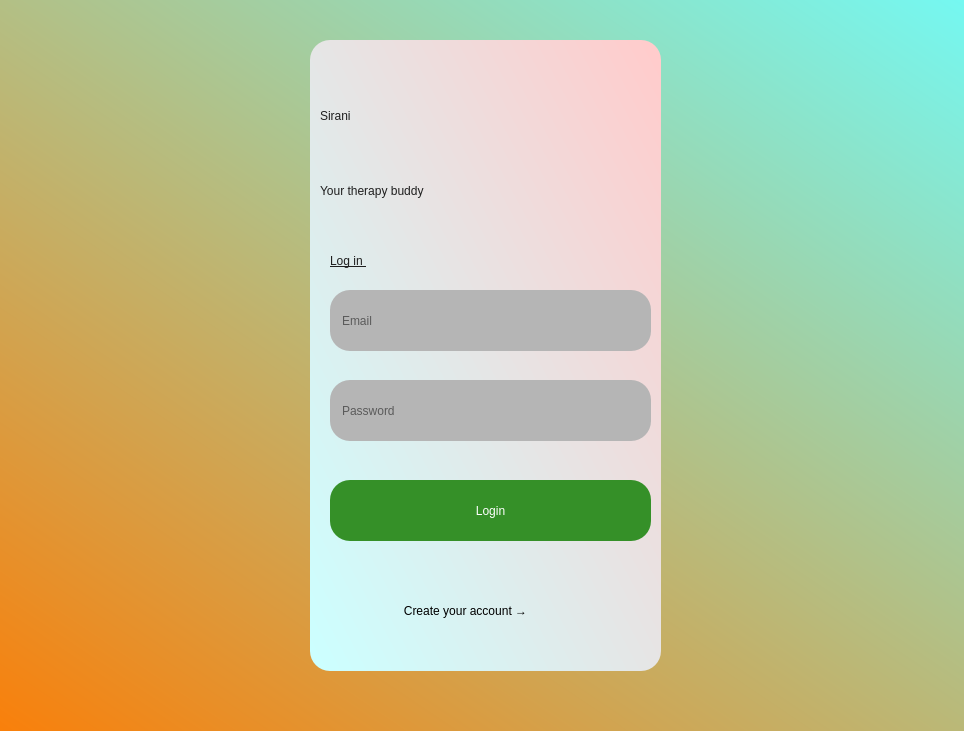
<?xml version="1.0" encoding="UTF-8"?>
<ui version="4.0">
 <class>MainWindow</class>
 <widget class="QMainWindow" name="MainWindow">
  <property name="geometry">
   <rect>
    <x>0</x>
    <y>0</y>
    <width>964</width>
    <height>731</height>
   </rect>
  </property>
  <property name="minimumSize">
   <size>
    <width>964</width>
    <height>731</height>
   </size>
  </property>
  <property name="maximumSize">
   <size>
    <width>964</width>
    <height>731</height>
   </size>
  </property>
  <property name="windowTitle">
   <string>Sirani</string>
  </property>
  <widget class="QWidget" name="centralwidget">
   <widget class="QWidget" name="widget" native="true">
    <property name="geometry">
     <rect>
      <x>0</x>
      <y>0</y>
      <width>971</width>
      <height>731</height>
     </rect>
    </property>
    <widget class="QLabel" name="label">
     <property name="geometry">
      <rect>
       <x>310</x>
       <y>40</y>
       <width>351</width>
       <height>631</height>
      </rect>
     </property>
     <property name="styleSheet">
      <string notr="true">background-color: qlineargradient(spread:pad, x1:0, y1:0.966, x2:1, y2:0, stop:0#CCFFFF, stop:0.976526#FFCCCC);
border-radius: 20px;</string>
     </property>
     <property name="text">
      <string/>
     </property>
    </widget>
    <widget class="QLineEdit" name="lineEdit">
     <property name="geometry">
      <rect>
       <x>330</x>
       <y>290</y>
       <width>321</width>
       <height>61</height>
      </rect>
     </property>
     <property name="styleSheet">
      <string notr="true">font: 600 14pt &quot;Segoe UI Variable Text Semibold&quot;;
border-radius: 20px;
background-color: rgb(181, 181, 181);
Padding: 10px</string>
     </property>
     <property name="placeholderText">
      <string>Email</string>
     </property>
    </widget>
    <widget class="QPushButton" name="button_login">
     <property name="geometry">
      <rect>
       <x>330</x>
       <y>480</y>
       <width>321</width>
       <height>61</height>
      </rect>
     </property>
     <property name="cursor">
      <cursorShape>PointingHandCursor</cursorShape>
     </property>
     <property name="styleSheet">
      <string notr="true">font: 1000 18pt &quot;Segoe UI Variable Text Semibold&quot;;
color: rgb(255, 255, 255);
border-radius: 20px;
background-color: rgb(53, 144, 40);</string>
     </property>
     <property name="text">
      <string>Login</string>
     </property>
    </widget>
    <widget class="QLabel" name="label_5">
     <property name="geometry">
      <rect>
       <x>320</x>
       <y>60</y>
       <width>311</width>
       <height>111</height>
      </rect>
     </property>
     <property name="styleSheet">
      <string notr="true">font: 600 65pt &quot;Segoe UI Variable Text Semibold&quot;;
color: rgb(31, 31, 31)</string>
     </property>
     <property name="text">
      <string>Sirani</string>
     </property>
    </widget>
    <widget class="QLabel" name="label_6">
     <property name="geometry">
      <rect>
       <x>320</x>
       <y>150</y>
       <width>311</width>
       <height>81</height>
      </rect>
     </property>
     <property name="styleSheet">
      <string notr="true">font: 600 20pt &quot;Segoe UI Variable Text Semibold&quot;;
color: rgb(31, 31, 31)</string>
     </property>
     <property name="text">
      <string>Your therapy buddy</string>
     </property>
    </widget>
    <widget class="QLabel" name="label_7">
     <property name="geometry">
      <rect>
       <x>330</x>
       <y>220</y>
       <width>311</width>
       <height>81</height>
      </rect>
     </property>
     <property name="styleSheet">
      <string notr="true">
font: 600 25pt &quot;Segoe UI Variable Text Semibold&quot;;
text-decoration: underline;
color: rgb(31, 31, 31)</string>
     </property>
     <property name="text">
      <string>Log in </string>
     </property>
    </widget>
    <widget class="QLabel" name="label_2">
     <property name="geometry">
      <rect>
       <x>-60</x>
       <y>0</y>
       <width>1191</width>
       <height>781</height>
      </rect>
     </property>
     <property name="styleSheet">
      <string notr="true">background-color: qlineargradient(spread:pad, x1:0, y1:0.966, x2:1, y2:0, stop:0 rgba(255, 122, 0, 255), stop:0.976526 rgba(109, 255, 255, 255));</string>
     </property>
     <property name="text">
      <string>TextLabel</string>
     </property>
    </widget>
    <widget class="QLineEdit" name="lineEdit_2">
     <property name="geometry">
      <rect>
       <x>330</x>
       <y>380</y>
       <width>321</width>
       <height>61</height>
      </rect>
     </property>
     <property name="cursor">
      <cursorShape>IBeamCursor</cursorShape>
     </property>
     <property name="styleSheet">
      <string notr="true">font: 600 14pt &quot;Segoe UI Variable Text Semibold&quot;;
border-radius: 20px;
background-color: rgb(181, 181, 181);
Padding: 10px</string>
     </property>
     <property name="placeholderText">
      <string>Password</string>
     </property>
    </widget>
    <widget class="QPushButton" name="pushButton">
     <property name="geometry">
      <rect>
       <x>350</x>
       <y>590</y>
       <width>231</width>
       <height>41</height>
      </rect>
     </property>
     <property name="cursor">
      <cursorShape>PointingHandCursor</cursorShape>
     </property>
     <property name="styleSheet">
      <string notr="true">font: 1000 12pt &quot;Segoe UI Variable Text Semibold&quot;;
border-radius: 20px;
opacity: 0;
color: rgb(0, 0, 0);</string>
     </property>
     <property name="text">
      <string>Create your account →</string>
     </property>
    </widget>
    <widget class="QLabel" name="label_3">
     <property name="geometry">
      <rect>
       <x>430</x>
       <y>679</y>
       <width>131</width>
       <height>31</height>
      </rect>
     </property>
     <property name="text">
      <string/>
     </property>
    </widget>
    <zorder>label_2</zorder>
    <zorder>label</zorder>
    <zorder>label_5</zorder>
    <zorder>lineEdit</zorder>
    <zorder>button_login</zorder>
    <zorder>label_7</zorder>
    <zorder>lineEdit_2</zorder>
    <zorder>label_6</zorder>
    <zorder>pushButton</zorder>
    <zorder>label_3</zorder>
   </widget>
  </widget>
 </widget>
 <resources/>
 <connections/>
</ui>
